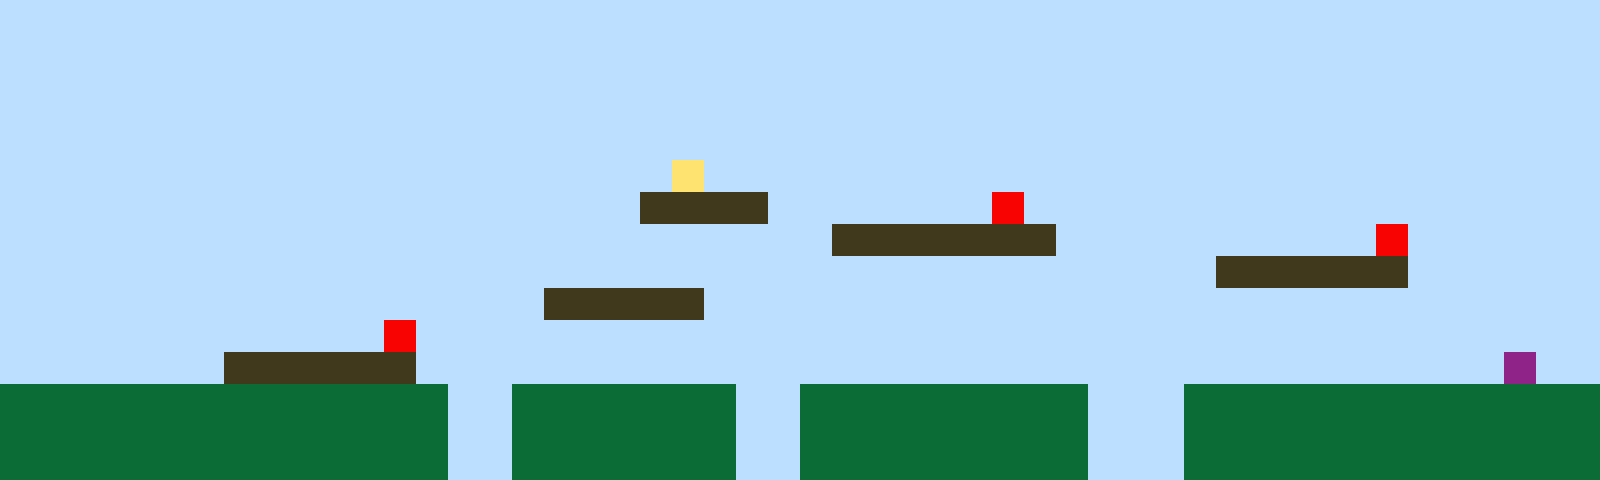

A level layout from a 2D game, rendered from its tile map. Below: a short description, then the map file with its tile-grid data intact:
An orthogonal 50x15 tile map with 32x32 px tiles, 1 tile layer (Tile Layer 1).

<map version="1.10" tiledversion="1.11.2" orientation="orthogonal" renderorder="right-up" width="50" height="15" tilewidth="32" tileheight="32" infinite="0" nextlayerid="2" nextobjectid="1"><editorsettings><export target="map1.csv" format="csv" /></editorsettings><tileset firstgid="1" name="sprites" tilewidth="32" tileheight="32" tilecount="6" columns="3"><image source="sprites.png" width="96" height="64" /></tileset><layer id="1" name="Tile Layer 1" width="50" height="15"><data encoding="csv">1,1,1,1,1,1,1,1,1,1,1,1,1,1,1,1,1,1,1,1,1,1,1,1,1,1,1,1,1,1,1,1,1,1,1,1,1,1,1,1,1,1,1,1,1,1,1,1,1,1,1,1,1,1,1,1,1,1,1,1,1,1,1,1,1,1,1,1,1,1,1,1,1,1,1,1,1,1,1,1,1,1,1,1,1,1,1,1,1,1,1,1,1,1,1,1,1,1,1,1,1,1,1,1,1,1,1,1,1,1,1,1,1,1,1,1,1,1,1,1,1,1,1,1,1,1,1,1,1,1,1,1,1,1,1,1,1,1,1,1,1,1,1,1,1,1,1,1,1,1,1,1,1,1,1,1,1,1,1,1,1,1,1,1,1,1,1,1,1,1,1,1,1,1,1,1,1,1,1,1,1,1,1,1,1,1,1,1,1,1,1,1,1,1,1,1,1,1,1,1,1,1,1,1,1,1,1,1,1,1,1,1,1,1,1,1,1,1,1,1,1,1,1,1,1,1,1,1,1,1,1,1,1,1,1,1,1,1,1,1,1,1,1,1,1,1,1,1,1,1,1,1,1,1,1,1,1,1,1,1,1,1,1,1,1,1,1,1,1,1,1,4,1,1,1,1,1,1,1,1,1,1,1,1,1,1,1,1,1,1,1,1,1,1,1,1,1,1,1,1,1,1,1,1,1,1,1,1,1,1,1,1,1,1,1,1,1,1,1,1,3,3,3,3,1,1,1,1,1,1,1,5,1,1,1,1,1,1,1,1,1,1,1,1,1,1,1,1,1,1,1,1,1,1,1,1,1,1,1,1,1,1,1,1,1,1,1,1,1,1,1,1,1,1,1,1,3,3,3,3,3,3,3,1,1,1,1,1,1,1,1,1,1,5,1,1,1,1,1,1,1,1,1,1,1,1,1,1,1,1,1,1,1,1,1,1,1,1,1,1,1,1,1,1,1,1,1,1,1,1,1,1,1,1,1,1,1,1,3,3,3,3,3,3,1,1,1,1,1,1,1,1,1,1,1,1,1,1,1,1,1,1,1,1,1,1,1,3,3,3,3,3,1,1,1,1,1,1,1,1,1,1,1,1,1,1,1,1,1,1,1,1,1,1,1,1,1,1,1,1,1,1,1,1,1,1,1,1,1,1,1,1,5,1,1,1,1,1,1,1,1,1,1,1,1,1,1,1,1,1,1,1,1,1,1,1,1,1,1,1,1,1,1,1,1,1,1,1,1,1,1,1,1,1,1,1,1,3,3,3,3,3,3,1,1,1,1,1,1,1,1,1,1,1,1,1,1,1,1,1,1,1,1,1,1,1,1,1,1,1,1,1,1,1,1,1,1,6,1,1,2,2,2,2,2,2,2,2,2,2,2,2,2,2,1,1,2,2,2,2,2,2,2,1,1,2,2,2,2,2,2,2,2,2,1,1,1,2,2,2,2,2,2,2,2,2,2,2,2,2,2,2,2,2,2,2,2,2,2,2,2,2,2,2,1,1,2,2,2,2,2,2,2,1,1,2,2,2,2,2,2,2,2,2,1,1,1,2,2,2,2,2,2,2,2,2,2,2,2,2,2,2,2,2,2,2,2,2,2,2,2,2,2,2,1,1,2,2,2,2,2,2,2,1,1,2,2,2,2,2,2,2,2,2,1,1,1,2,2,2,2,2,2,2,2,2,2,2,2,2</data></layer></map>
